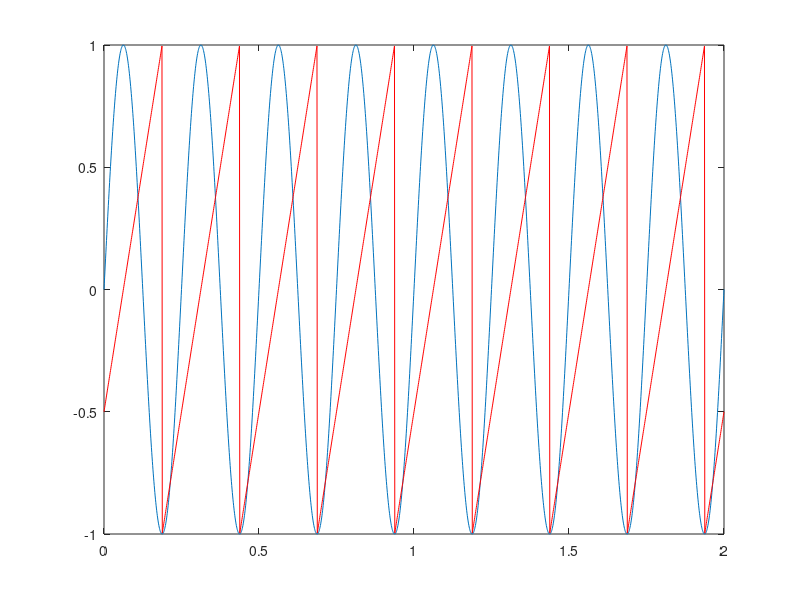

Reproduce this figure in MATLAB. (Note: this script raises an error after producing the figure.)
%% hilbert phase is accurate up to last sample of perfect sine wave
dt = 0.001;
tvec = 0:dt:2;

y = sin(2*pi*4*tvec);

plot(tvec, y); hold on;

phi = angle(hilbert(y));
plot(tvec, phi ./ pi, 'r');

%% what about some actual data? (note requires statedep_sandbox to have been run)
offs = 300; % plot some example stim events starting at this event number
for iE = 1:9

temp = restrict(this_csc, laser_on.t{1}(iE+offs)-2.5, laser_on.t{1}(iE+offs)+0.5);
this_idx = nearest_idx3(laser_on.t{1}(iE+offs), temp.tvec);

subplot(3, 3, iE);
plot(temp); hold on;
plot(temp.tvec(this_idx), temp.data(this_idx), '.k', 'MarkerSize', 10);
axis tight; box off;

end

%% idea: run forward filter up to time of stim to obtain phase estimate
% why aren't phases uniform for totally random data?
fs = 18;
fpass_list = {[3 5], [7 9], [30 40], [65 80]};
fstop_list = {[2.5 5.5], [6 10], [28 42], [60 85]};

for iF = 1:length(f_list) % loop across freqs
   
    % set up filter
    cfg_filt = [];
    cfg_filt.fpass = fpass_list{iF};
    cfg_filt.fstop = fstop_list{iF};
    cfg_filt.debug = 0;
    
    stim_phase = FindPreStimPhase(cfg_filt, laser_on, this_csc);
    
    % STIM PHASE HISTO THIS IS IMPORTANT
    figure(2); subplot(2, 2, iF);
    hist(stim_phase, 36); title(sprintf('stim phase histo (%.1f-%.1f Hz)', f_list{iF}(1), f_list{iF}(2)));
    
    figure(1)
    subplot(322); 
    plot(F, 10*log10(Pxx), 'k', 'LineWidth', 2);
    set(gca, 'XLim', [0 150], 'FontSize', fs); grid on;
    xlabel('Frequency (Hz)');
    
    for iP = 1 % loop across some phase splits
    
        phase_low_idx = find(stim_phase < 0);
        phase_high_idx = find(stim_phase >= 0);
        
        [this_ccf_low, tvec] = ccf(cfg, laser_on.t{1}(phase_low_idx), this_S.t{1});
        [this_ccf_high, tvec] = ccf(cfg, laser_on.t{1}(phase_high_idx), this_S.t{1});
        
        subplot(3, 2, 2 + iF);
        h(1) = plot(tvec, this_ccf_low, 'b', 'LineWidth', 2); hold on;
        h(2) = plot(tvec, this_ccf_high, 'r', 'LineWidth', 2);
        
        legend(h, {'phase < 0', 'phase >= 0'}, 'Location', 'Northwest'); legend boxoff;
        set(gca, 'FontSize', fs); xlabel('time (s)'); ylabel('spike count');
        title(sprintf('phase split %.1f-%.1f Hz', f_list{iF}(1), f_list{iF}(2)));
    
    end
    
    drawnow;
    
end % of freq loop